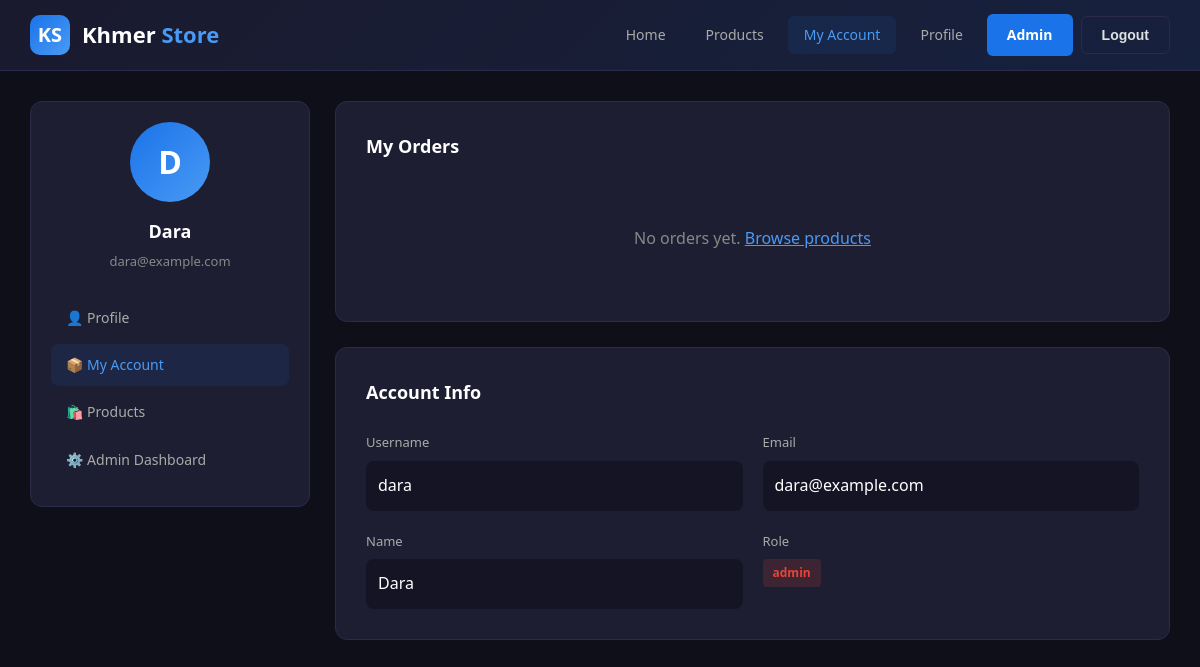
The app's page /account (signed in) with its own data.
### tables this page shows
CREATE TABLE users (
            id INTEGER PRIMARY KEY AUTOINCREMENT,
            username TEXT UNIQUE NOT NULL,
            email TEXT UNIQUE NOT NULL,
            password_hash TEXT NOT NULL,
            name TEXT NOT NULL,
            role TEXT DEFAULT 'user',
            verified INTEGER DEFAULT 0,
            verification_code TEXT,
            created_at TIMESTAMP DEFAULT CURRENT_TIMESTAMP
        );

### app.py (the view)
@app.route("/account")
@login_required
def account_page():
    log_request("GET", "/account", 200)
    user = get_user_by_id(session["user_id"])
    orders = get_user_orders(session["user_id"])
    return render_template("account.html", user=user, orders=orders)

### app.py (called while the page is built)
@app.after_request
def add_security_headers(response):
    response.headers['X-Content-Type-Options'] = 'nosniff'
    response.headers['X-Frame-Options'] = 'SAMEORIGIN'
    response.headers['X-XSS-Protection'] = '1; mode=block'
    return response

def log_request(method, path, status_code, details=""):
    entry = {
        "timestamp": datetime.now().strftime("%Y-%m-%d %H:%M:%S"),
        "method": method,
        "path": path,
        "status_code": status_code,
        "details": details
    }
    REQUEST_LOG.append(entry)
    print(f"[{entry['timestamp']}] {method} {path} -> {status_code} {details}")

def login_required(f):
    @wraps(f)
    def decorated_function(*args, **kwargs):
        if "user_id" not in session:
            if request.is_json:
                return jsonify({"error": "Login required"}), 401
            return redirect(url_for("login_page"))
        return f(*args, **kwargs)
    return decorated_function

### database.py (called while the page is built)
def get_db():
    conn = sqlite3.connect(DB_PATH)
    conn.row_factory = sqlite3.Row
    return conn

def get_user_by_id(user_id):
    conn = get_db()
    cursor = conn.cursor()
    cursor.execute("SELECT * FROM users WHERE id = ?", (user_id,))
    user = cursor.fetchone()
    conn.close()
    return dict(user) if user else None

def get_user_orders(user_id):
    conn = get_db()
    cursor = conn.cursor()
    cursor.execute("""
        SELECT o.*, p.name as product_name, p.price
        FROM orders o
        JOIN products p ON o.product_id = p.id
        WHERE o.user_id = ?
        ORDER BY o.created_at DESC
    """, (user_id,))
    orders = [dict(row) for row in cursor.fetchall()]
    conn.close()
    return orders

### templates/account.html (shortened to what this page needs)
<!DOCTYPE html>
<html lang="en">
<head>
    <link rel="stylesheet" href="/static/style.css">
</head>
<body>
    <header class="header">
        <div class="header-content">
            <a href="/" class="logo">
                <div class="logo-icon">KS</div>
                <div class="logo-text">Khmer <span>Store</span></div>
            </a>
            <nav class="nav">
                <a href="/" class="nav-link">Home</a>
                <a href="/products" class="nav-link">Products</a>
                <a href="/account" class="nav-link active">My Account</a>
                <a href="/profile" class="nav-link">Profile</a>
                {% if user and user.role == 'admin' %}
                <a href="/admin" class="nav-btn">Admin</a>
                {% endif %}
                <button onclick="logout()" class="nav-btn nav-btn-outline">Logout</button>
            </nav>
        </div>
    </header>
    <main class="container">
        <div class="profile-layout">
            <aside class="sidebar">
                <div class="profile-avatar">{{ user.name[0] if user.name else user.username[0] }}</div>
                <div class="profile-name">{{ user.name or user.username }}</div>
                <div class="profile-email">{{ user.email }}</div>
                <ul class="sidebar-menu" style="margin-top: 25px;">
                    <li><a href="/profile">👤 Profile</a></li>
                    <li><a href="/account" class="active">📦 My Account</a></li>
                    <li><a href="/products">🛍️ Products</a></li>
                    {% if user.role == 'admin' %}
                    <li><a href="/admin">⚙️ Admin Dashboard</a></li>
                    {% endif %}
                </ul>
            </aside>
            <div class="main-content">
                <section class="section">
                    <div class="section-header">
                        <h2 class="section-title">My Orders</h2>
                    </div>
                    {% if orders %}
                    <div class="table-container">
                        <table>
                            <thead>
                                <tr>
                                    <th>Order ID</th>
                                    <th>Product</th>
                                    <th>Quantity</th>
                                    <th>Total</th>
                                    <th>Status</th>
                                    <th>Date</th>
                                </tr>
                            </thead>
                            <tbody>
                                {% for order in orders %}
                                <tr>
                                    <td>#{{ order.id }}</td>
                                    <td>{{ order.product_name }}</td>
                                    <td>{{ order.quantity }}</td>
                                    <td>${{ "%.2f"|format(order.total) }}</td>
                                    <td>
                                        <span class="status-badge status-verified">{{ order.status }}</span>
                                    </td>
                                    <td>{{ order.created_at }}</td>
                                </tr>
                                {% endfor %}
                            </tbody>
                        </table>
                    </div>
                    {% else %}
                    <p style="color: var(--text-muted); text-align: center; padding: 40px 0;">
                        No orders yet. <a href="/products" style="color: var(--primary-light);">Browse products</a>
                    </p>
                    {% endif %}
                </section>
                <section class="section">
                    <div class="section-header">
                        <h2 class="section-title">Account Info</h2>
                    </div>
                    <div style="display: grid; grid-template-columns: 1fr 1fr; gap: 20px;">
                        <div>
                            <div class="form-label">Username</div>
                            <div style="padding: 12px; background: var(--bg-light); border-radius: 8px; color: white;">{{ user.username }}</div>
                        </div>
                        <div>
                            <div class="form-label">Email</div>
                            <div style="padding: 12px; background: var(--bg-light); border-radius: 8px; color: white;">{{ user.email }}</div>
                        </div>
                        <div>
                            <div class="form-label">Name</div>
                            <div style="padding: 12px; background: var(--bg-light); border-radius: 8px; color: white;">{{ user.name or 'Not set' }}</div>
                        </div>
                        <div>
                            <div class="form-label">Role</div>
                            <span class="status-badge {{ 'status-admin' if user.role == 'admin' else 'status-user' }}">{{ user.role }}</span>
                        </div>
                    </div>
                </section>
            </div>
        </div>
    </main>
</body>
</html>

### static/style.css (style rules this page uses)
:root { --primary: #1a73e8; --primary-dark: #1557b0; --primary-light: #4a9af5; --secondary: #ff6b35; --success: #34a853; --danger: #ea4335; --warning: #fbbc04; --dark: #1a1a2e; --darker: #16213e; --card: #1e1e32; --card-hover: #252540; --border: #2a2a4a; --text: #e0e0e0; --text-muted: #888; --text-light: #aaa; --bg: #0f0f1a; --bg-light: #141425; }
* { margin: 0; padding: 0; box-sizing: border-box; }
body { font-family: 'Segoe UI', Tahoma, Geneva, Verdana, sans-serif; background: var(--bg); color: var(--text); min-height: 100vh; line-height: 1.6; }
.header { background: linear-gradient(135deg, var(--dark) 0%, var(--darker) 100%); border-bottom: 1px solid var(--border); padding: 0 30px; position: sticky; top: 0; z-index: 100; }
.header-content { max-width: 1400px; margin: 0 auto; display: flex; align-items: center; justify-content: space-between; height: 70px; }
.logo { display: flex; align-items: center; gap: 12px; text-decoration: none; }
.logo-icon { width: 40px; height: 40px; background: linear-gradient(135deg, var(--primary) 0%, var(--primary-light) 100%); border-radius: 10px; display: flex; align-items: center; justify-content: center; font-size: 20px; color: white; font-weight: bold; }
.logo-text { font-size: 22px; font-weight: 700; color: white; }
.logo-text span { color: var(--primary-light); }
.nav { display: flex; align-items: center; gap: 8px; }
.nav-link { color: var(--text-light); text-decoration: none; padding: 8px 16px; border-radius: 6px; font-size: 14px; transition: all 0.3s; }
.nav-link.active { color: var(--primary-light); background: rgba(26,115,232,0.1); }
.nav-btn { background: var(--primary); color: white; border: none; padding: 10px 20px; border-radius: 6px; font-size: 14px; font-weight: 600; cursor: pointer; transition: all 0.3s; text-decoration: none; }
.nav-btn-outline { background: transparent; border: 1px solid var(--border); color: var(--text); }
.container { max-width: 1400px; margin: 0 auto; padding: 30px; }
.section { background: var(--card); border: 1px solid var(--border); border-radius: 12px; padding: 30px; margin-bottom: 25px; }
.section-header { display: flex; justify-content: space-between; align-items: center; margin-bottom: 25px; }
.section-title { font-size: 18px; font-weight: 600; color: white; }
.form-label { display: block; color: var(--text-light); font-size: 13px; margin-bottom: 8px; font-weight: 500; }
.profile-layout { display: grid; grid-template-columns: 280px 1fr; gap: 25px; max-width: 1200px; margin: 0 auto; }
.sidebar { background: var(--card); border: 1px solid var(--border); border-radius: 12px; padding: 20px; height: fit-content; }
.sidebar-menu { list-style: none; }
.sidebar-menu li { margin-bottom: 5px; }
.sidebar-menu a { display: flex; align-items: center; gap: 10px; padding: 10px 15px; color: var(--text-light); text-decoration: none; border-radius: 8px; font-size: 14px; transition: all 0.3s; }
.sidebar-menu a.active { background: rgba(26,115,232,0.1); color: var(--primary-light); }
.profile-avatar { width: 80px; height: 80px; background: linear-gradient(135deg, var(--primary) 0%, var(--primary-light) 100%); border-radius: 50%; display: flex; align-items: center; justify-content: center; font-size: 32px; font-weight: 700; color: white; margin: 0 auto 15px; }
.profile-name { text-align: center; font-size: 18px; font-weight: 600; color: white; margin-bottom: 5px; }
.profile-email { text-align: center; font-size: 13px; color: var(--text-muted); }
.status-badge { display: inline-block; padding: 4px 10px; border-radius: 4px; font-size: 12px; font-weight: 600; }
.status-admin { background: rgba(234,67,53,0.15); color: var(--danger); }

### records on screen
users: name "D", name "Dara", email "dara@example.com", username "dara", role "admin"
